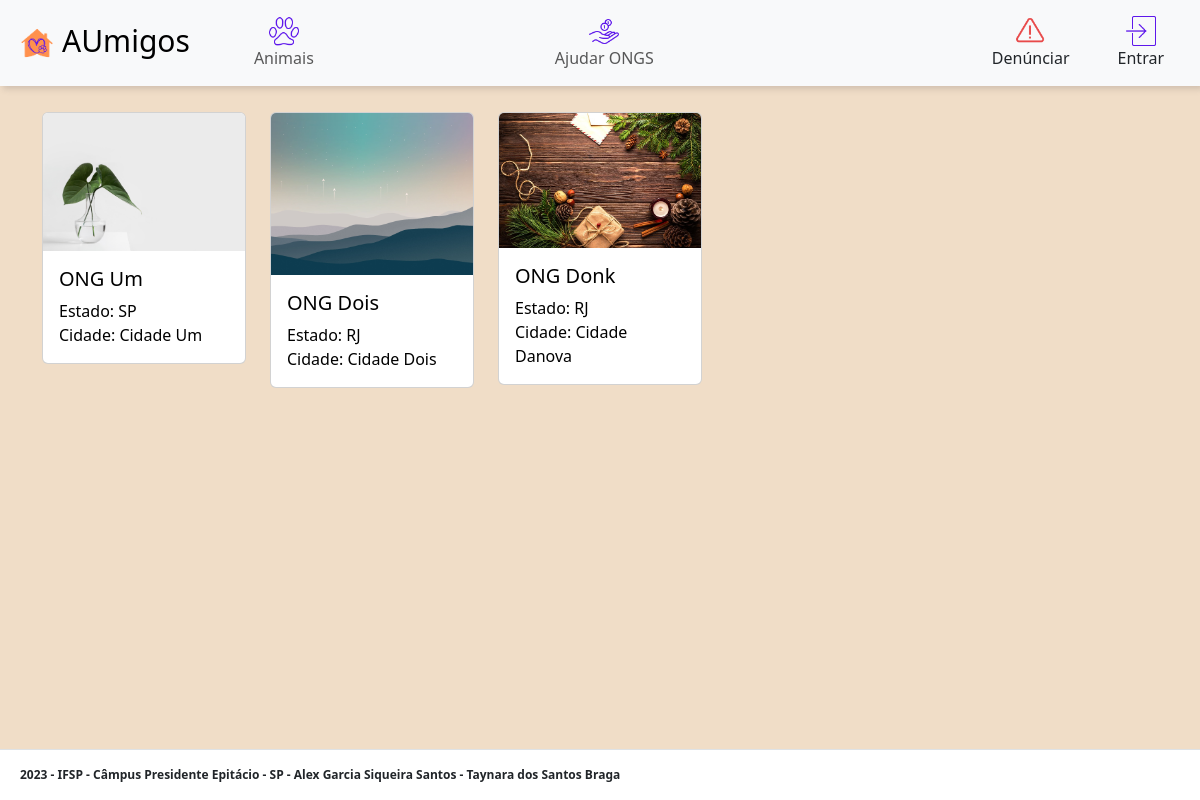
Screenshot of /a_doacoes.php with the database file from the repository.
### tables this page shows
CREATE TABLE Ong (
	ong_codigo INT NOT NULL AUTO_INCREMENT,
	ong_cnpj VARCHAR(45) NOT NULL UNIQUE,
	nome_fantasia VARCHAR(45) NOT NULL,
    ong_foto VARCHAR(255),
	cidade VARCHAR(45) NOT NULL,
	estado VARCHAR(45) NOT NULL,
	endereco VARCHAR(45) NOT NULL,
	descricao VARCHAR(80),
	email_ong VARCHAR(45) NOT NULL,
	senha_ong VARCHAR(45) NOT NULL,
	agencia VARCHAR(45),
	conta_corrente VARCHAR(45),
	chave_pix VARCHAR(45),
	caixa_postal VARCHAR(45),
	PRIMARY KEY (ong_codigo)
);

### funcoes/_funcoesConfigBanco.php (called while the page is built, shortened)
<?php
function executarSelect($con, $sql){
    $res = mysqli_query($con, $sql);
    if($res && mysqli_num_rows($res) > 0){
        $dados = mysqli_fetch_all($res, MYSQLI_ASSOC);
    } else {
        $dados = array();
    }
    return $dados;
}

### a_doacoes.php (the view, shortened to what this page needs)
<?php
include "layout/_cabecalho.php";
include "layout/_a_navbar.php";
$conexao = conectarBanco("aumigos");
$ongs = executarSelect($conexao, "SELECT * FROM Ong");
?>
<br><br><br>
<main class="container">
  <div class="row row-cols-1 row-cols-md-5 g-4 mt-3">
    <?php
    for ($i = 0; $i < count($ongs); $i++) {
      $ong_cnpj = $ongs[$i]["ong_cnpj"];
      $cidade = $ongs[$i]["cidade"];
      $nome_fantasia = $ongs[$i]["nome_fantasia"];
      $estado = $ongs[$i]["estado"];
      $foto = $ongs[$i]["ong_foto"];
    ?>
      <div class='col'>
        <div class='card'>
        <?php
        echo"<a class='link_animal' href='a_doacoes_cont.php?ong_cnpj=$ong_cnpj'>";
        ?>
            <img src='upload/<?= $foto ?>' class='card-img-top' alt='...'>
            <div class='card-body'>
              <div class='infos'>
                <h5 class='card-title'><?= $nome_fantasia ?></h5>
              </div>
              <div>Estado: <?= $estado ?></div>
              <div>Cidade: <?= $cidade ?></div>
            </div>
        </div>
      </div>
    <?php
    }
    ?>
  </div>
</main>
<?php
include "layout/_rodape.php";
?>

### layout/_cabecalho.php (shortened to what this page needs)
<?php
include "funcoes/_funcoesConfigBanco.php";
?>
<!DOCTYPE html>
<html lang="pt-br">
<head>
  <link rel="stylesheet" href="lib/bootstrap-5.3.0/css/bootstrap.min.css">
  <link rel="stylesheet" href="lib/bootstrap-5.3.0/css/estilo.css">
</head>
<body>

### layout/_a_navbar.php (shortened to what this page needs)
<nav class="navbar navbar-expand-lg bg-body-tertiary navbar fixed-top nav-shadow">
  <div class="container-fluid">
    <a class="navbar-brand d-flex justify-content-center" href="index.php" style="font-size: 30px;">
      <img src="imagens/classica.png" alt="Logo" width="50px" height="50px" class="d-inline-block align-text-top">
      AUmigos
    </a>
    <div class="collapse navbar-collapse" id="navbarSupportedContent">
      <ul class="navbar-nav me-auto mb-2 mb-lg-0">
        <li class="nav-item">
          <a class="nav-link" href="a_animais.php">
            <div class="d-flex flex-column align-items-center">
              <img src="imagens/icons8-pegada-de-gato-100.png" style="width: 30px">
              Animais
            </div>
          </a>
        </li>
      </ul>
    </div>
    <div class="collapse navbar-collapse" id="navbarSupportedContent">
      <ul class="navbar-nav me-auto mb-2 mb-lg-0">
        <li class="nav-item">
          <a class="nav-link" href="a_doacoes.php">
            <div class=" d-flex flex-column align-items-center">
              <img src="imagens/icons8-receber-dinheiro-100.png" style="width: 30px;">
              Ajudar ONGS
            </div>
          </a>
        </li>
      </ul>
    </div>
    <div class="collapse navbar-collapse" id="navbarSupportedContent">
      <div class="ms-lg-auto me-lg-5">
        <a class="nav-link" href="a_denunciar.php">
          <div class="d-flex flex-column align-items-center">
            <img src="imagens/icons8-erro-100.png" style="width: 30px;">
            Denúnciar
          </div>
        </a>
      </div>
      <div class="me-lg-4">
        <a class="nav-link" href="login.php">
          <div class="d-flex flex-column align-items-center">
            <img src="imagens/icons8-entrar-100.png" style="width: 30px;">
            Entrar
          </div>
        </a>
      </div>
    </div>
  </div>
</nav>

### layout/_rodape.php (shortened to what this page needs)
<footer class="posicao_rodape fixed-bottom footer container-fluid border-top">
  <div class="row bg-white">
    <div class="col-12">
      <p class="mt-3 px-2  texto_rodape2">2023 - IFSP - Câmpus Presidente Epitácio - SP - Alex Garcia Siqueira Santos - Taynara dos Santos Braga</p>
    </div>
  </div>
</footer>
</body>
</html>

### rows the page displays
ong: ong_foto (picture), nome_fantasia "ONG Um", estado "SP", cidade "Cidade Um"
ong: ong_foto (picture), nome_fantasia "ONG Dois", estado "RJ", cidade "Cidade Dois"
ong: ong_foto (picture), nome_fantasia "ONG Donk", estado "RJ", cidade "Cidade Danova"
